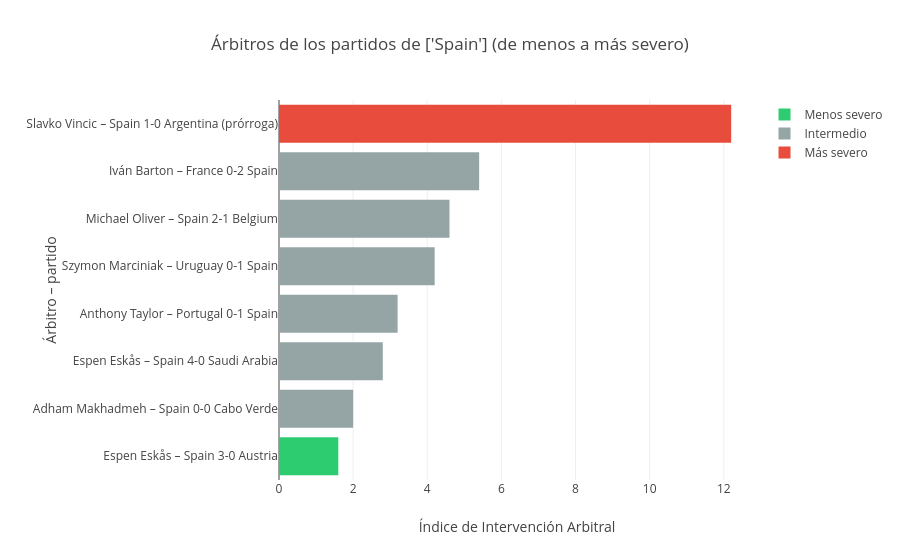

The code cell stored with this chart in its notebook:
### Code cell
grafico_arbitros_seleccion(["Spain"])

### Figure 1 — Plotly figure (JSON) as saved in the notebook; plotly's stock layout.template omitted (floating-point values rounded to 4 significant figures)
{"data": [{"alignmentgroup": "True", "customdata": [["Round of 32", 1, "Menos severo"]], "hovertemplate": "<b>%{hovertext}</b><br><br>Índice de Intervención Arbitral=%{x}<br>Ronda=%{customdata[0]}<br>Tarjetas=%{customdata[1]}<extra></extra>", "hovertext": ["#83 Spain 3-0 Austria"], "legendgroup": "Menos severo", "marker": {"color": "#2ecc71", "pattern": {"shape": ""}}, "name": "Menos severo", "offsetgroup": "Menos severo", "orientation": "h", "showlegend": true, "textposition": "auto", "type": "bar", "x": [1.6], "xaxis": "x", "y": ["Espen Eskås – Spain 3-0 Austria"], "yaxis": "y"}, {"alignmentgroup": "True", "customdata": [["Group Stage", 2, "Intermedio"], ["Group Stage", 2, "Intermedio"], ["Round of 16", 3, "Intermedio"], ["Group Stage", 4, "Intermedio"], ["Quarter-finals", 4, "Intermedio"], ["Semi-finals", 3, "Intermedio"]], "hovertemplate": "<b>%{hovertext}</b><br><br>Índice de Intervención Arbitral=%{x}<br>Ronda=%{customdata[0]}<br>Tarjetas=%{customdata[1]}<extra></extra>", "hovertext": ["#13 Spain 0-0 Cabo Verde", "#39 Spain 4-0 Saudi Arabia", "#93 Portugal 0-1 Spain", "#63 Uruguay 0-1 Spain", "#98 Spain 2-1 Belgium", "#101 France 0-2 Spain"], "legendgroup": "Intermedio", "marker": {"color": "#95a5a6", "pattern": {"shape": ""}}, "name": "Intermedio", "offsetgroup": "Intermedio", "orientation": "h", "showlegend": true, "textposition": "auto", "type": "bar", "x": [2, 2.8, 3.2, 4.2, 4.6, 5.4], "xaxis": "x", "y": ["Adham Makhadmeh – Spain 0-0 Cabo Verde", "Espen Eskås – Spain 4-0 Saudi Arabia", "Anthony Taylor – Portugal 0-1 Spain", "Szymon Marciniak – Uruguay 0-1 Spain", "Michael Oliver – Spain 2-1 Belgium", "Iván Barton – France 0-2 Spain"], "yaxis": "y"}, {"alignmentgroup": "True", "customdata": [["Final", 8, "Más severo"]], "hovertemplate": "<b>%{hovertext}</b><br><br>Índice de Intervención Arbitral=%{x}<br>Ronda=%{customdata[0]}<br>Tarjetas=%{customdata[1]}<extra></extra>", "hovertext": ["#104 Spain 1-0 Argentina (prórroga)"], "legendgroup": "Más severo", "marker": {"color": "#e74c3c", "pattern": {"shape": ""}}, "name": "Más severo", "offsetgroup": "Más severo", "orientation": "h", "showlegend": true, "textposition": "auto", "type": "bar", "x": [12.2], "xaxis": "x", "y": ["Slavko Vincic – Spain 1-0 Argentina (prórroga)"], "yaxis": "y"}], "layout": {"barmode": "relative", "legend": {"title": {"text": ""}, "tracegroupgap": 0}, "title": {"text": "Árbitros de los partidos de ['Spain'] (de menos a más severo)"}, "xaxis": {"anchor": "y", "domain": [0, 1], "title": {"text": "Índice de Intervención Arbitral"}}, "yaxis": {"anchor": "x", "automargin": true, "categoryarray": ["Espen Eskås – Spain 3-0 Austria", "Adham Makhadmeh – Spain 0-0 Cabo Verde", "Espen Eskås – Spain 4-0 Saudi Arabia", "Anthony Taylor – Portugal 0-1 Spain", "Szymon Marciniak – Uruguay 0-1 Spain", "Michael Oliver – Spain 2-1 Belgium", "Iván Barton – France 0-2 Spain", "Slavko Vincic – Spain 1-0 Argentina (prórroga)"], "categoryorder": "array", "domain": [0, 1], "title": {"text": "Árbitro – partido"}}}}
